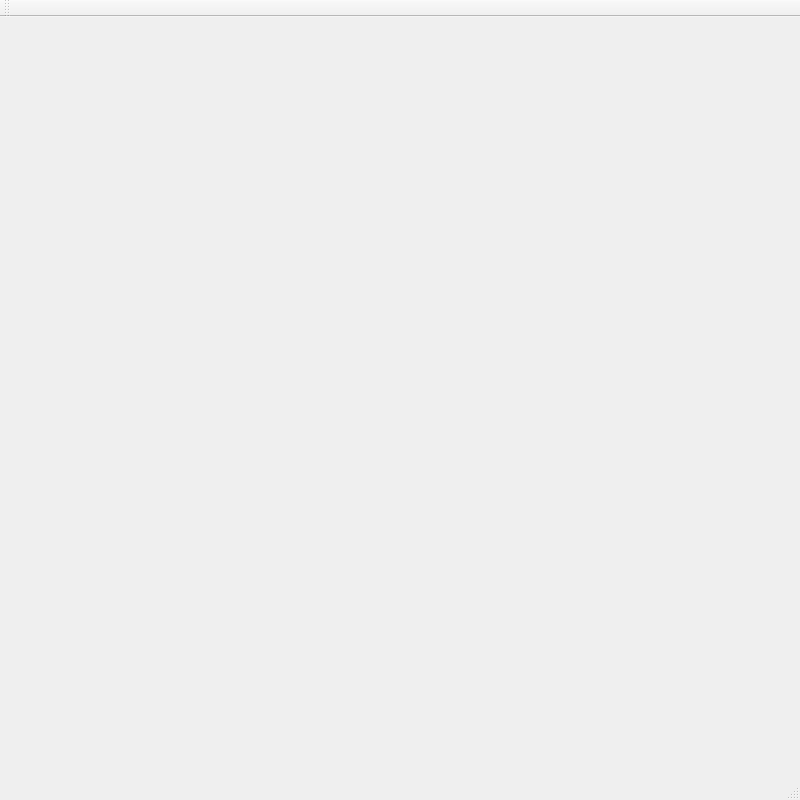
<?xml version="1.0" encoding="UTF-8"?>
<ui version="4.0">
 <class>MainWindow</class>
 <widget class="QMainWindow" name="MainWindow">
  <property name="geometry">
   <rect>
    <x>0</x>
    <y>0</y>
    <width>800</width>
    <height>800</height>
   </rect>
  </property>
  <property name="windowTitle">
   <string>MainWindow</string>
  </property>
  <widget class="QWidget" name="centralWidget">
   <widget class="QLabel" name="board">
    <property name="geometry">
     <rect>
      <x>79</x>
      <y>30</y>
      <width>642</width>
      <height>644</height>
     </rect>
    </property>
    <property name="sizePolicy">
     <sizepolicy hsizetype="Preferred" vsizetype="Preferred">
      <horstretch>0</horstretch>
      <verstretch>0</verstretch>
     </sizepolicy>
    </property>
    <property name="text">
     <string/>
    </property>
    <property name="pixmap">
     <pixmap resource="resource.qrc">:/resource/board81.png</pixmap>
    </property>
   </widget>
   <widget class="QLabel" name="blackKing">
    <property name="geometry">
     <rect>
      <x>332</x>
      <y>594</y>
      <width>61</width>
      <height>51</height>
     </rect>
    </property>
    <property name="text">
     <string/>
    </property>
    <property name="pixmap">
     <pixmap resource="resource.qrc">:/resource/king_black.svg</pixmap>
    </property>
   </widget>
   <widget class="QLabel" name="blackQueen">
    <property name="geometry">
     <rect>
      <x>408</x>
      <y>594</y>
      <width>59</width>
      <height>61</height>
     </rect>
    </property>
    <property name="text">
     <string/>
    </property>
    <property name="pixmap">
     <pixmap resource="resource.qrc">:/resource/queen_black.svg</pixmap>
    </property>
   </widget>
   <widget class="QLabel" name="blackBishop1">
    <property name="geometry">
     <rect>
      <x>256</x>
      <y>594</y>
      <width>59</width>
      <height>51</height>
     </rect>
    </property>
    <property name="text">
     <string/>
    </property>
    <property name="pixmap">
     <pixmap resource="resource.qrc">:/resource/bishop_black.svg</pixmap>
    </property>
   </widget>
   <widget class="QLabel" name="blackPawn1">
    <property name="geometry">
     <rect>
      <x>104</x>
      <y>518</y>
      <width>59</width>
      <height>51</height>
     </rect>
    </property>
    <property name="text">
     <string/>
    </property>
    <property name="pixmap">
     <pixmap resource="resource.qrc">:/resource/pawn_black.svg</pixmap>
    </property>
   </widget>
   <widget class="QLabel" name="blackKnight1">
    <property name="geometry">
     <rect>
      <x>180</x>
      <y>594</y>
      <width>59</width>
      <height>61</height>
     </rect>
    </property>
    <property name="text">
     <string/>
    </property>
    <property name="pixmap">
     <pixmap resource="resource.qrc">:/resource/knight_black.svg</pixmap>
    </property>
   </widget>
   <widget class="QLabel" name="blackRook1">
    <property name="geometry">
     <rect>
      <x>104</x>
      <y>594</y>
      <width>59</width>
      <height>51</height>
     </rect>
    </property>
    <property name="text">
     <string/>
    </property>
    <property name="pixmap">
     <pixmap resource="resource.qrc">:/resource/rook_black.svg</pixmap>
    </property>
   </widget>
   <widget class="QLabel" name="whiteKing">
    <property name="geometry">
     <rect>
      <x>408</x>
      <y>57</y>
      <width>59</width>
      <height>61</height>
     </rect>
    </property>
    <property name="text">
     <string/>
    </property>
    <property name="pixmap">
     <pixmap resource="resource.qrc">:/resource/king_white.svg</pixmap>
    </property>
   </widget>
   <widget class="QLabel" name="blackPawn2">
    <property name="geometry">
     <rect>
      <x>180</x>
      <y>518</y>
      <width>59</width>
      <height>51</height>
     </rect>
    </property>
    <property name="text">
     <string/>
    </property>
    <property name="pixmap">
     <pixmap resource="resource.qrc">:/resource/pawn_black.svg</pixmap>
    </property>
   </widget>
   <widget class="QLabel" name="blackPawn3">
    <property name="geometry">
     <rect>
      <x>256</x>
      <y>518</y>
      <width>59</width>
      <height>51</height>
     </rect>
    </property>
    <property name="text">
     <string/>
    </property>
    <property name="pixmap">
     <pixmap resource="resource.qrc">:/resource/pawn_black.svg</pixmap>
    </property>
   </widget>
   <widget class="QLabel" name="blackPawn4">
    <property name="geometry">
     <rect>
      <x>332</x>
      <y>518</y>
      <width>59</width>
      <height>51</height>
     </rect>
    </property>
    <property name="text">
     <string/>
    </property>
    <property name="pixmap">
     <pixmap resource="resource.qrc">:/resource/pawn_black.svg</pixmap>
    </property>
   </widget>
   <widget class="QLabel" name="blackPawn5">
    <property name="geometry">
     <rect>
      <x>408</x>
      <y>518</y>
      <width>59</width>
      <height>51</height>
     </rect>
    </property>
    <property name="text">
     <string/>
    </property>
    <property name="pixmap">
     <pixmap resource="resource.qrc">:/resource/pawn_black.svg</pixmap>
    </property>
   </widget>
   <widget class="QLabel" name="blackBishop2">
    <property name="geometry">
     <rect>
      <x>484</x>
      <y>594</y>
      <width>59</width>
      <height>51</height>
     </rect>
    </property>
    <property name="text">
     <string/>
    </property>
    <property name="pixmap">
     <pixmap resource="resource.qrc">:/resource/bishop_black.svg</pixmap>
    </property>
   </widget>
   <widget class="QLabel" name="blackPawn6">
    <property name="geometry">
     <rect>
      <x>484</x>
      <y>518</y>
      <width>59</width>
      <height>51</height>
     </rect>
    </property>
    <property name="text">
     <string/>
    </property>
    <property name="pixmap">
     <pixmap resource="resource.qrc">:/resource/pawn_black.svg</pixmap>
    </property>
   </widget>
   <widget class="QLabel" name="blackPawn7">
    <property name="geometry">
     <rect>
      <x>560</x>
      <y>518</y>
      <width>59</width>
      <height>51</height>
     </rect>
    </property>
    <property name="text">
     <string/>
    </property>
    <property name="pixmap">
     <pixmap resource="resource.qrc">:/resource/pawn_black.svg</pixmap>
    </property>
   </widget>
   <widget class="QLabel" name="blackPawn8">
    <property name="geometry">
     <rect>
      <x>636</x>
      <y>518</y>
      <width>59</width>
      <height>51</height>
     </rect>
    </property>
    <property name="text">
     <string/>
    </property>
    <property name="pixmap">
     <pixmap resource="resource.qrc">:/resource/pawn_black.svg</pixmap>
    </property>
   </widget>
   <widget class="QLabel" name="blackRook2">
    <property name="geometry">
     <rect>
      <x>636</x>
      <y>594</y>
      <width>59</width>
      <height>51</height>
     </rect>
    </property>
    <property name="text">
     <string/>
    </property>
    <property name="pixmap">
     <pixmap resource="resource.qrc">:/resource/rook_black.svg</pixmap>
    </property>
   </widget>
   <widget class="QLabel" name="blackKnight2">
    <property name="geometry">
     <rect>
      <x>560</x>
      <y>594</y>
      <width>59</width>
      <height>61</height>
     </rect>
    </property>
    <property name="text">
     <string/>
    </property>
    <property name="pixmap">
     <pixmap resource="resource.qrc">:/resource/knight_black.svg</pixmap>
    </property>
   </widget>
   <widget class="QLabel" name="whiteBishop1">
    <property name="geometry">
     <rect>
      <x>256</x>
      <y>57</y>
      <width>59</width>
      <height>61</height>
     </rect>
    </property>
    <property name="text">
     <string/>
    </property>
    <property name="pixmap">
     <pixmap resource="resource.qrc">:/resource/bishop_white.svg</pixmap>
    </property>
   </widget>
   <widget class="QLabel" name="whitePawn1">
    <property name="geometry">
     <rect>
      <x>104</x>
      <y>133</y>
      <width>59</width>
      <height>61</height>
     </rect>
    </property>
    <property name="text">
     <string/>
    </property>
    <property name="pixmap">
     <pixmap resource="resource.qrc">:/resource/pawn_white.svg</pixmap>
    </property>
   </widget>
   <widget class="QLabel" name="whiteQueen">
    <property name="geometry">
     <rect>
      <x>332</x>
      <y>57</y>
      <width>59</width>
      <height>61</height>
     </rect>
    </property>
    <property name="text">
     <string/>
    </property>
    <property name="pixmap">
     <pixmap resource="resource.qrc">:/resource/queen_white.svg</pixmap>
    </property>
   </widget>
   <widget class="QLabel" name="whiteRook1">
    <property name="geometry">
     <rect>
      <x>104</x>
      <y>57</y>
      <width>61</width>
      <height>61</height>
     </rect>
    </property>
    <property name="text">
     <string/>
    </property>
    <property name="pixmap">
     <pixmap resource="resource.qrc">:/resource/rook_white.svg</pixmap>
    </property>
   </widget>
   <widget class="QLabel" name="whiteKnight1">
    <property name="geometry">
     <rect>
      <x>180</x>
      <y>57</y>
      <width>59</width>
      <height>61</height>
     </rect>
    </property>
    <property name="text">
     <string/>
    </property>
    <property name="pixmap">
     <pixmap resource="resource.qrc">:/resource/knight_white.svg</pixmap>
    </property>
   </widget>
   <widget class="QLabel" name="whitePawn2">
    <property name="geometry">
     <rect>
      <x>180</x>
      <y>133</y>
      <width>59</width>
      <height>61</height>
     </rect>
    </property>
    <property name="text">
     <string/>
    </property>
    <property name="pixmap">
     <pixmap resource="resource.qrc">:/resource/pawn_white.svg</pixmap>
    </property>
   </widget>
   <widget class="QLabel" name="whitePawn3">
    <property name="geometry">
     <rect>
      <x>256</x>
      <y>133</y>
      <width>59</width>
      <height>61</height>
     </rect>
    </property>
    <property name="text">
     <string/>
    </property>
    <property name="pixmap">
     <pixmap resource="resource.qrc">:/resource/pawn_white.svg</pixmap>
    </property>
   </widget>
   <widget class="QLabel" name="whitePawn4">
    <property name="geometry">
     <rect>
      <x>332</x>
      <y>133</y>
      <width>59</width>
      <height>61</height>
     </rect>
    </property>
    <property name="text">
     <string/>
    </property>
    <property name="pixmap">
     <pixmap resource="resource.qrc">:/resource/pawn_white.svg</pixmap>
    </property>
   </widget>
   <widget class="QLabel" name="whitePawn5">
    <property name="geometry">
     <rect>
      <x>408</x>
      <y>133</y>
      <width>59</width>
      <height>61</height>
     </rect>
    </property>
    <property name="text">
     <string/>
    </property>
    <property name="pixmap">
     <pixmap resource="resource.qrc">:/resource/pawn_white.svg</pixmap>
    </property>
   </widget>
   <widget class="QLabel" name="whitePawn6">
    <property name="geometry">
     <rect>
      <x>484</x>
      <y>133</y>
      <width>59</width>
      <height>61</height>
     </rect>
    </property>
    <property name="text">
     <string/>
    </property>
    <property name="pixmap">
     <pixmap resource="resource.qrc">:/resource/pawn_white.svg</pixmap>
    </property>
   </widget>
   <widget class="QLabel" name="whitePawn7">
    <property name="geometry">
     <rect>
      <x>560</x>
      <y>133</y>
      <width>59</width>
      <height>61</height>
     </rect>
    </property>
    <property name="text">
     <string/>
    </property>
    <property name="pixmap">
     <pixmap resource="resource.qrc">:/resource/pawn_white.svg</pixmap>
    </property>
   </widget>
   <widget class="QLabel" name="whitePawn8">
    <property name="geometry">
     <rect>
      <x>636</x>
      <y>133</y>
      <width>59</width>
      <height>61</height>
     </rect>
    </property>
    <property name="text">
     <string/>
    </property>
    <property name="pixmap">
     <pixmap resource="resource.qrc">:/resource/pawn_white.svg</pixmap>
    </property>
   </widget>
   <widget class="QLabel" name="whiteBishop2">
    <property name="geometry">
     <rect>
      <x>484</x>
      <y>57</y>
      <width>59</width>
      <height>61</height>
     </rect>
    </property>
    <property name="text">
     <string/>
    </property>
    <property name="pixmap">
     <pixmap resource="resource.qrc">:/resource/bishop_white.svg</pixmap>
    </property>
   </widget>
   <widget class="QLabel" name="whiteKnight2">
    <property name="geometry">
     <rect>
      <x>560</x>
      <y>57</y>
      <width>59</width>
      <height>61</height>
     </rect>
    </property>
    <property name="text">
     <string/>
    </property>
    <property name="pixmap">
     <pixmap resource="resource.qrc">:/resource/knight_white.svg</pixmap>
    </property>
   </widget>
   <widget class="QLabel" name="whiteRook2">
    <property name="geometry">
     <rect>
      <x>636</x>
      <y>57</y>
      <width>59</width>
      <height>61</height>
     </rect>
    </property>
    <property name="text">
     <string/>
    </property>
    <property name="pixmap">
     <pixmap resource="resource.qrc">:/resource/rook_white.svg</pixmap>
    </property>
   </widget>
  </widget>
  <widget class="QMenuBar" name="menuBar">
   <property name="geometry">
    <rect>
     <x>0</x>
     <y>0</y>
     <width>800</width>
     <height>22</height>
    </rect>
   </property>
  </widget>
  <widget class="QToolBar" name="mainToolBar">
   <attribute name="toolBarArea">
    <enum>TopToolBarArea</enum>
   </attribute>
   <attribute name="toolBarBreak">
    <bool>false</bool>
   </attribute>
  </widget>
  <widget class="QStatusBar" name="statusBar"/>
 </widget>
 <layoutdefault spacing="6" margin="11"/>
 <resources>
  <include location="resource.qrc"/>
 </resources>
 <connections/>
</ui>
